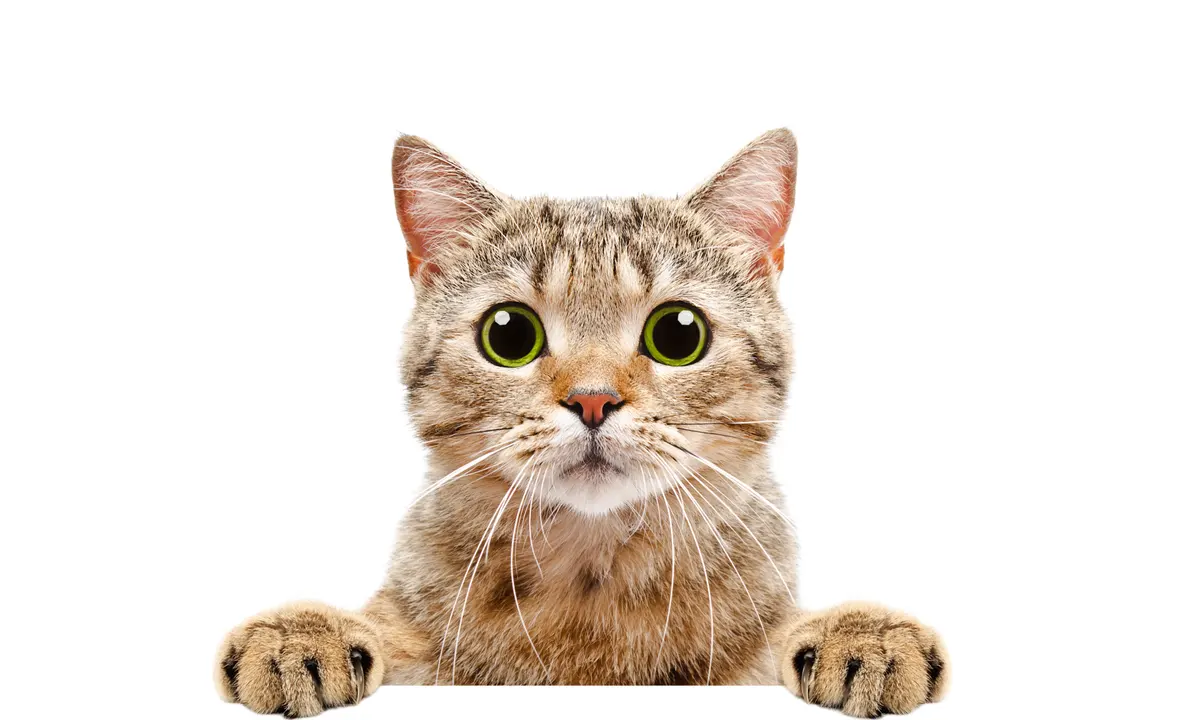
#> input picture Experimentos/Cat-1.jpg, 1200 x 720 px
$ python Conpressing.py
#> lines starting #> are read from the running program, lines starting #| are printed output that depends on the picture; long printed decimals are rounded
from matplotlib.image import imread
import matplotlib.pyplot as plt
import scipy.linalg as ln
import numpy as np
import os
from PIL import Image
from math import log10, sqrt
plt.rcParams['figure.figsize'] = [16, 8]
# Import image
A = imread(os.path.join("Cat-1.jpg"))
#> A is the input picture: shape (720, 1200, 3); mean R, G, B 235.5, 227.3, 219.7
X = A.dot([0.299, 0.5870, 0.114]) # Convert RGB to grayscale
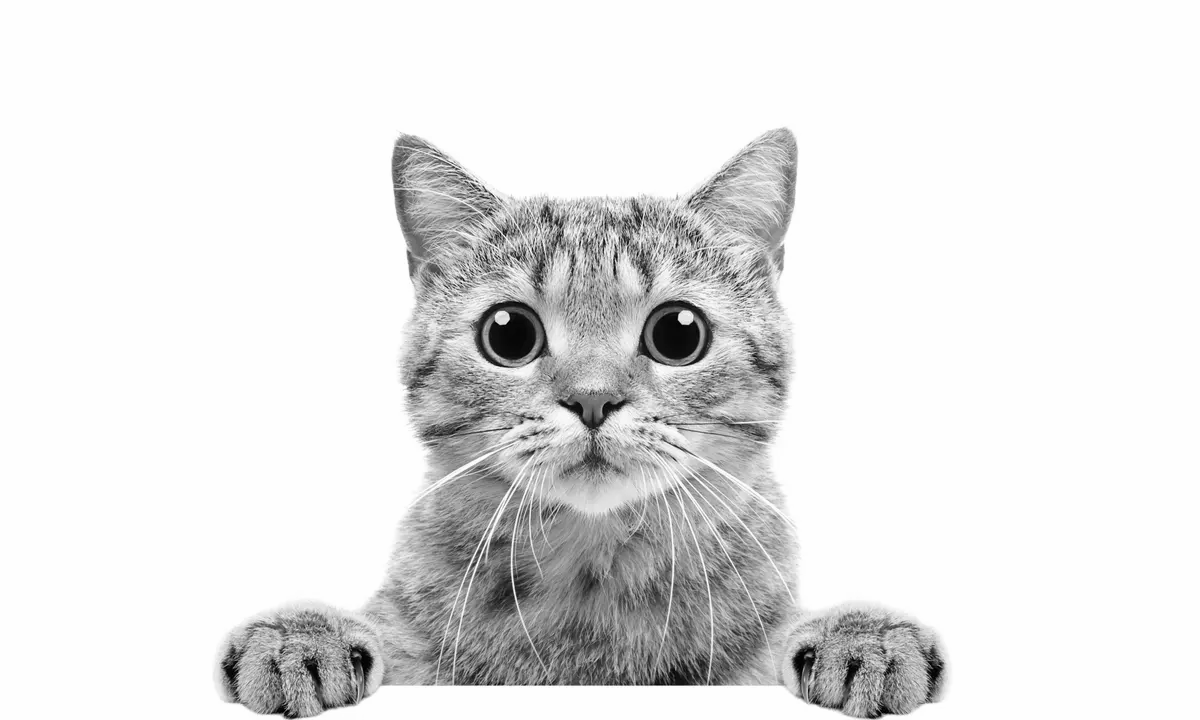
#> X: shape (720, 1200) float64; min 0, max 255, mean 228.9


# Descomposición SVD
U, S, VT = np.linalg.svd(X,full_matrices=False)
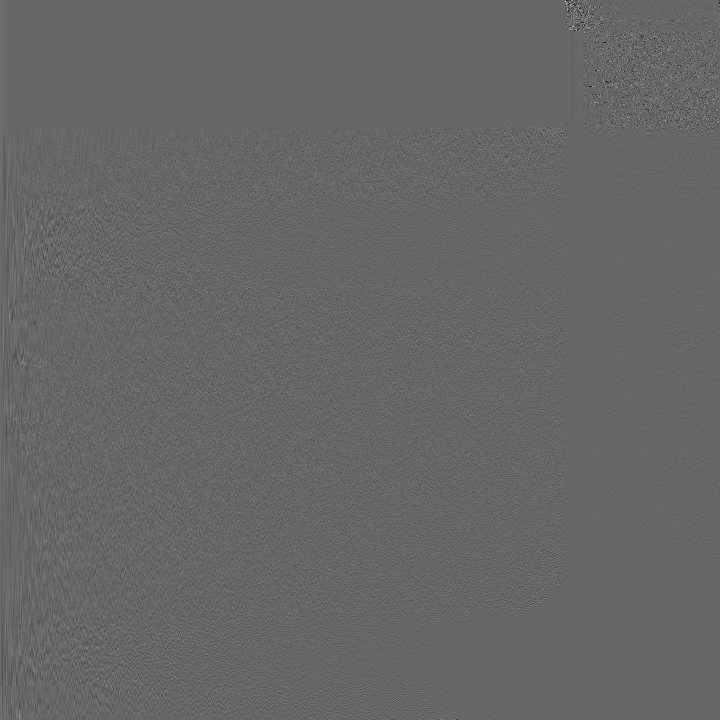
#> U: shape (720, 720) float64; min -0.671, max 0.986, mean 4.56e-05; drawn with min black and max white
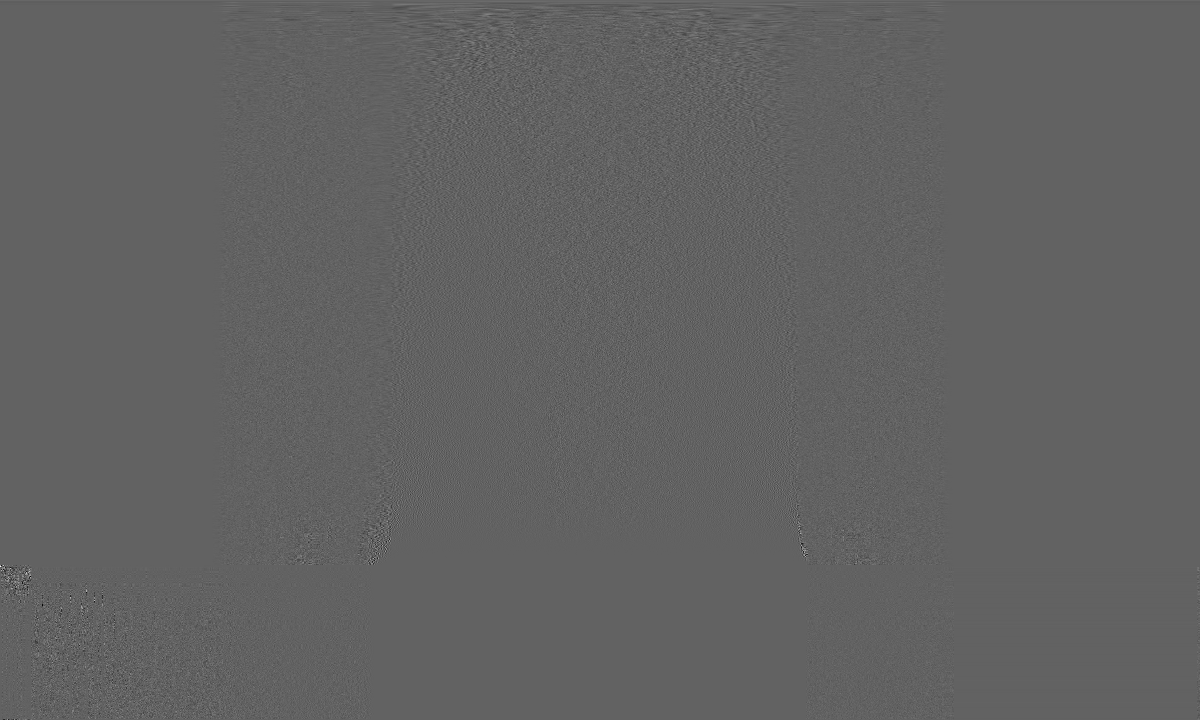
#> VT: shape (720, 1200) float64; min -0.583, max 0.929, mean 4.67e-05; drawn with min black and max white
#> S = 720 values, max 215180.4 at index 0, min 2.1e-11 at index 719, mean 718.4
D = np.diag(S)
n = U.shape[0] # Numero de filas
#> n = 720
d = VT.shape[1] # Numero de columnas
#> d = 1200

print(f"Imagen de {d}x{n} pixeles => {d*n} parámetros")
#| Imagen de 1200x720 pixeles => 864000 parámetros

k= 10
print(f"Se guardan {np.round(k*(1+d+n)/(n*d)*100,2)}% de los parámetros")
#| Se guardan 2.22% de los parámetros

print(S[k+1]/S[0])
#| 0.01492
Xapprox = U[:,:k] @ D[0:k,:k] @ VT[:k,:]
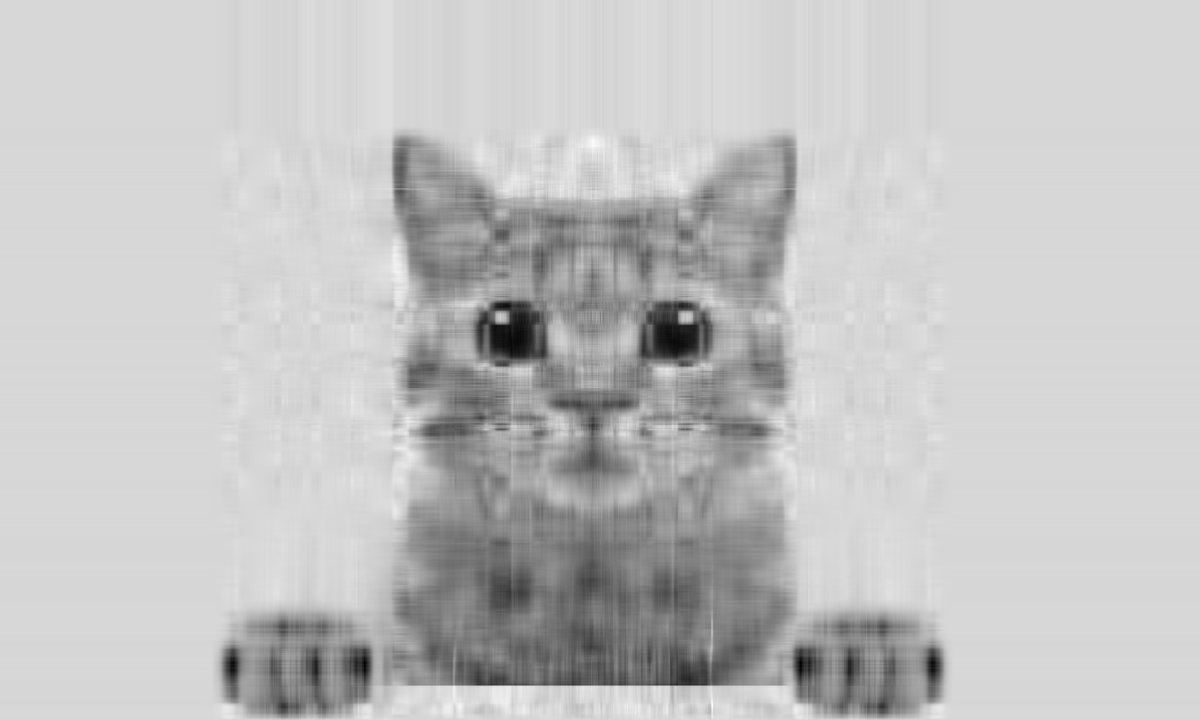
#> Xapprox: shape (720, 1200) float64; min -20.22, max 306.1, mean 228.9; drawn with min black and max white
img = plt.imshow(Xapprox)
img.set_cmap('gray')
plt.axis('off')
plt.show()
